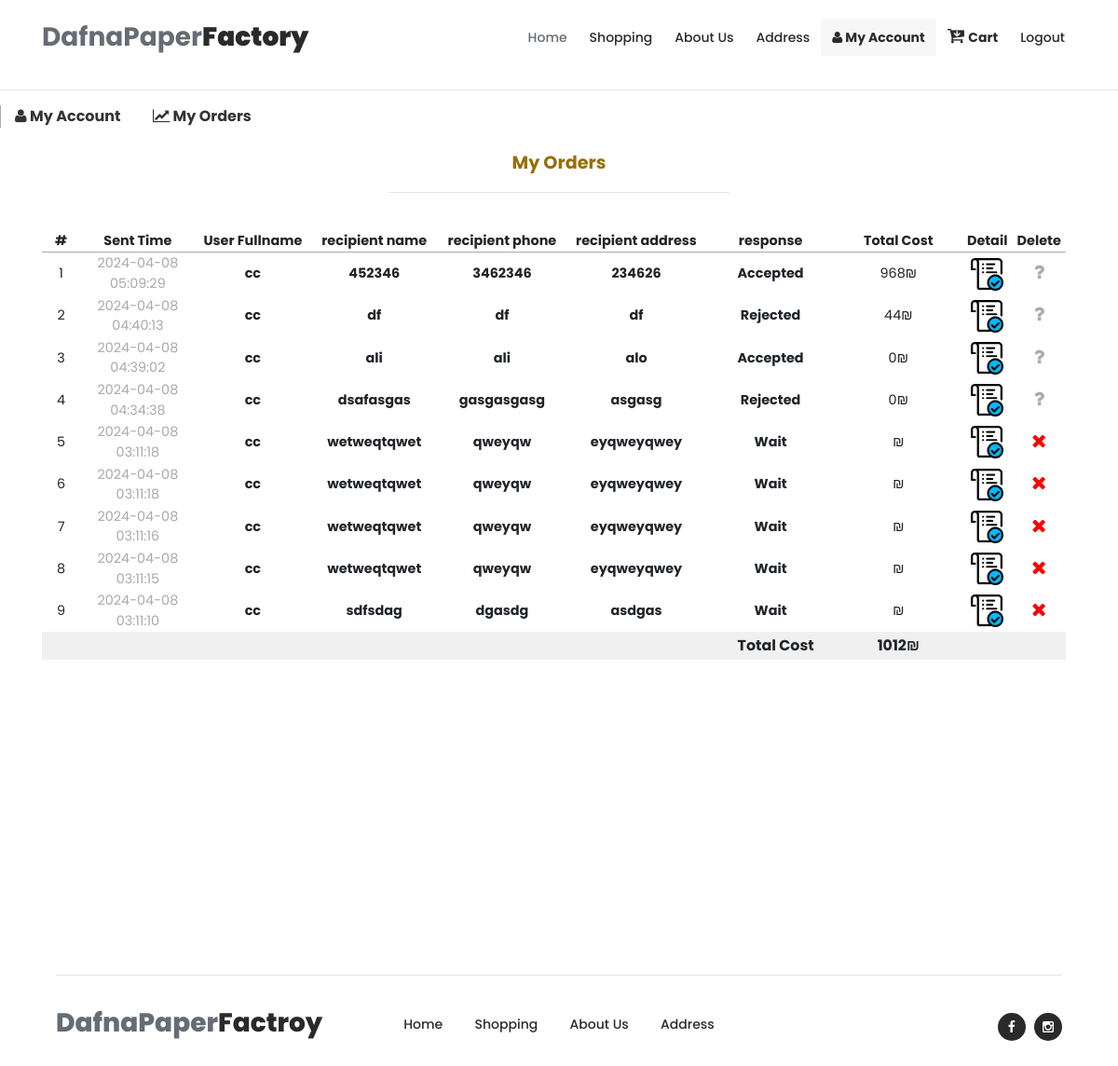
Screenshot of /home/my_orders.php (signed in) with the database file from the repository.
### tables this page shows
CREATE TABLE `orders` (
  `id` int NOT NULL,
  `transaction_datetime` datetime NOT NULL DEFAULT CURRENT_TIMESTAMP,
  `user_id` int DEFAULT NULL,
  `recipient_name` varchar(100) DEFAULT NULL COMMENT 'اسم المستلم',
  `recipient_phone` varchar(15) DEFAULT NULL,
  `recipient_address` text,
  `response` int NOT NULL DEFAULT '0' COMMENT '0.wait 1.accept 2.reject',
  `row_deleted` int NOT NULL DEFAULT '0'
);

CREATE TABLE `users` (
  `id` int NOT NULL,
  `fullname` varchar(200) DEFAULT NULL,
  `address` varchar(100) DEFAULT NULL,
  `phone` varchar(15) DEFAULT NULL,
  `loginname` varchar(100) DEFAULT NULL,
  `password` varchar(200) DEFAULT NULL,
  `user_type` int DEFAULT NULL COMMENT '1.admin 2.customer',
  `row_deleted` tinyint(1) NOT NULL DEFAULT '0'
);

### home/my_orders.php (the view, shortened to what this page needs)
<!DOCTYPE html>
<html lang="en">
  <head>
    <link rel="stylesheet" type="text/css" href="assets/css/bootstrap.min.css">
    <link rel="stylesheet" type="text/css" href="assets/css/font-awesome.css">
    <link rel="stylesheet" type="text/css" href="assets/css/owl-carousel.css">
    <link rel="stylesheet" href="assets/css/main.css">
    </head>
    <body>
    <?php include "header.php";?>
    <div class="rent-venue-tabs" style="">
    <hr>
        <?php include "customer_sub_header.php";?>
        <br>
        <div class="container">
        <br>
          <div style="width:100%;color:#976F05;font-weight:bold;text-align:center;font-size:1.2em;">My Orders</div>
      <hr style="width:33%;min-width:200px;">
      <br>
<table  style="width:99%;border:none !important;font-size:0.9em;text-align:center;font-weight:normal;">
    <tr style="border-bottom:1px solid #aaa;">
        <th width=3%>#</th>
        <th width=9% >Sent Time</th>
        <th width=9% >User Fullname</th>
        <th width=10% >recipient name</th>
        <th width=10% >recipient phone</th>
        <th width=11% >recipient address</th>
        <th width=10% >response</th>
        <th width=10% >Total Cost</th>
        <th  width=3% >Detail</th>
        <th  width=3% >Delete</th>
    </tr>
    <?php
    $sql = "
        SELECT
            `orders`.`id`,
            `orders`.`transaction_datetime`,
            `orders`.`recipient_name`,
            `orders`.`recipient_phone`,
            `orders`.`recipient_address`,
            `orders`.`response`,
            `users`.`fullname` as user_fullname,
            (SELECT SUM(`price` * `amount_op1`)
             FROM `order_detail`
             WHERE `order_detail`.`order_id` = `orders`.`id`
            ) as total_cost
        FROM
            `orders`
        LEFT JOIN
            `users` ON `users`.`id` = `orders`.`user_id`
        WHERE
            `orders`.`user_id` = $_SESSION[user_id]
            AND `orders`.`row_deleted` = 0
        ORDER BY
            `orders`.`id` DESC
    ";
    $query = mysqli_query($connect, $sql);
    $row_number=0;
    $all_total_cost=0;
    while ($row = mysqli_fetch_array($query)) {
    	$row_number+=1;
        $id =$row['id'];
        $all_total_cost+=$row['total_cost'];
        ?>
        <tr class="parentTR">
            <td><?php echo $row_number; ?></td>
            <td style="color:#aaa;"><?php echo $row['transaction_datetime']; ?></td>
            <td style="font-weight:bold"><?php echo $row['user_fullname']; ?></td>
            <td style="font-weight:bold"><?php echo $row['recipient_name']; ?></td>
            <td style="font-weight:bold"><?php echo $row['recipient_phone']; ?></td>
            <td style="font-weight:bold"><?php echo $row['recipient_address']; ?></td>
            <td style="font-weight:bold"><?php echo array(0=>"Wait",1=>"Accepted",2=>"Rejected")[$row['response']]; ?></td>
            <td><?php echo $row['total_cost']; ?>₪</td>
            <td  ><img src="assets/icons/detail.png"  onclick="location.href='order_detail.php?order_id=<?php echo $id;?>'"   width="35" title="detail"/></td>
            <td  >
              <?php
              if($row['response']==0)
              {
              ?>
                <i class="fa fa-close" style="font-size:1.4em;color:red;"  onclick="cancel_order(this, <?php echo $id; ?>)"   width="30" title="delete"></i>
              <?php
              }
              else
              {
              ?>
                <i class="fa fa-question" style="font-size:1.4em;color:#aaa;"  onclick="alert('You can not cancel request for services after accept or reject by Services  Manager');"   width="30" title="delete"></i>
              <?php
              }
              ?>
           </td>
        </tr>
    <?php
    }
    ?>
    <tr class="" style="background:#f0f0f0;" >
      <td style="font-weight:bold;font-size:1.1em;text-align:right;padding-right:22px;" colspan=7>Total Cost</td>
      <td style="font-weight:bold;font-size:1.1em;padding:3px;"><?php echo round($all_total_cost,2); ?>₪</td>
      <td colspan=2></td>
    </tr>
</table>
<br><br>
    <footer>
    <?php include "footerr.php";?>
    </footer>
  </body>
</html>

### home/assets/css/main.css (style rules this page uses)
html, body, div, span, applet, object, iframe, h1, h2, h3, h4, h5, h6, p, blockquote, div pre, a, abbr, acronym, address, big, cite, code, del, dfn, em, font, img, ins, kbd, q, s, samp, small, strike, strong, sub, sup, tt, var, b, u, i, center, dl, dt, dd, ol, ul, li, figure, header, nav, section, article, aside, footer, figcaption { margin: 0; padding: 0; border: 0; outline: 0; }
header, nav, section, article, aside, footer, hgroup { display: block; }
* { box-sizing: border-box; }
html, body { font-family: 'Poppins', sans-serif; font-weight: 400; background-color: #fff; font-size: 16px; -ms-text-size-adjust: 100%; -webkit-font-smoothing: antialiased; -moz-osx-font-smoothing: grayscale; }
html, body { background: #fff; font-family: 'Poppins', sans-serif; }
footer { padding-top: 60px; margin-bottom: 25px; }

### rows the page displays
orders: transaction_datetime "2024-04-08 05:09:29", user.fullname "cc", recipient_name "452346", recipient_phone "3462346", recipient_address "234626", response "Accepted", total_cost "968"
orders: transaction_datetime "2024-04-08 04:40:13", user.fullname "cc", recipient_name "df", recipient_phone "df", recipient_address "df", response "Rejected", total_cost "44"
orders: transaction_datetime "2024-04-08 04:39:02", user.fullname "cc", recipient_name "ali", recipient_phone "ali", recipient_address "alo", response "Accepted", total_cost "0"
orders: transaction_datetime "2024-04-08 04:34:38", user.fullname "cc", recipient_name "dsafasgas", recipient_phone "gasgasgasg", recipient_address "asgasg", response "Rejected", total_cost "0"
orders: transaction_datetime "2024-04-08 03:11:18", user.fullname "cc", recipient_name "wetweqtqwet", recipient_phone "qweyqw", recipient_address "eyqweyqwey", response "Wait"
orders: transaction_datetime "2024-04-08 03:11:18", user.fullname "cc", recipient_name "wetweqtqwet", recipient_phone "qweyqw", recipient_address "eyqweyqwey", response "Wait"
orders: transaction_datetime "2024-04-08 03:11:16", user.fullname "cc", recipient_name "wetweqtqwet", recipient_phone "qweyqw", recipient_address "eyqweyqwey", response "Wait"
orders: transaction_datetime "2024-04-08 03:11:15", user.fullname "cc", recipient_name "wetweqtqwet", recipient_phone "qweyqw", recipient_address "eyqweyqwey", response "Wait", $id 3 (drawn)
orders: transaction_datetime "2024-04-08 03:11:10", user.fullname "cc", recipient_name "sdfsdag", recipient_phone "dgasdg", recipient_address "asdgas", response "Wait"

### other values shown
$all_total_cost "1012"
